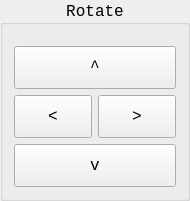
   <widget class="QGroupBox" name="groupBox_11">
    <property name="geometry">
     <rect>
      <x>1280</x>
      <y>860</y>
      <width>190</width>
      <height>191</height>
     </rect>
    </property>
    <property name="font">
     <font>
      <family>Monospace</family>
      <pointsize>12</pointsize>
     </font>
    </property>
    <property name="title">
     <string>Rotate</string>
    </property>
    <property name="alignment">
     <set>Qt::AlignCenter</set>
    </property>
    <layout class="QGridLayout" name="gridLayout_12">
     <property name="topMargin">
      <number>21</number>
     </property>
     <item row="0" column="0" colspan="2">
      <widget class="QPushButton" name="view_rotate_up_pb">
       <property name="minimumSize">
        <size>
         <width>43</width>
         <height>43</height>
        </size>
       </property>
       <property name="font">
        <font>
         <family>Monospace</family>
         <pointsize>12</pointsize>
        </font>
       </property>
       <property name="text">
        <string>^</string>
       </property>
      </widget>
     </item>
     <item row="1" column="0">
      <widget class="QPushButton" name="view_rotate_left_pb">
       <property name="minimumSize">
        <size>
         <width>43</width>
         <height>43</height>
        </size>
       </property>
       <property name="font">
        <font>
         <family>Monospace</family>
         <pointsize>12</pointsize>
        </font>
       </property>
       <property name="text">
        <string>&lt;</string>
       </property>
      </widget>
     </item>
     <item row="1" column="1">
      <widget class="QPushButton" name="view_rotate_right_pb">
       <property name="minimumSize">
        <size>
         <width>43</width>
         <height>43</height>
        </size>
       </property>
       <property name="font">
        <font>
         <family>Monospace</family>
         <pointsize>12</pointsize>
        </font>
       </property>
       <property name="text">
        <string>&gt;</string>
       </property>
      </widget>
     </item>
     <item row="2" column="0" colspan="2">
      <widget class="QPushButton" name="view_rotate_down_pb">
       <property name="minimumSize">
        <size>
         <width>43</width>
         <height>43</height>
        </size>
       </property>
       <property name="font">
        <font>
         <family>Monospace</family>
         <pointsize>12</pointsize>
        </font>
       </property>
       <property name="text">
        <string>v</string>
       </property>
      </widget>
     </item>
    </layout>
   </widget>
